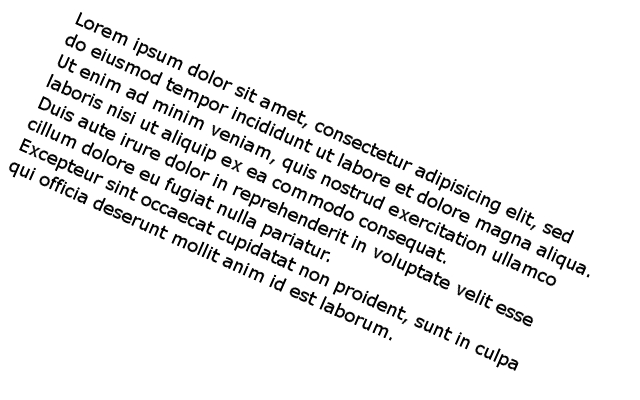
#> input picture skew2.png, 640 x 400 px
$ jupyter execute --allow-errors lineSplitting.ipynb   (Python 2 division)   (older library calls are emulated)
#> lines starting #> are read from the running program, lines starting #| are printed output that depends on the picture; after the words box and inside, x2 and y2 are one past the last pixel; in counts of white or black regions, pixels touching at a corner belong together; long printed decimals are rounded
This notebook shows pre-processing part of OCR recognition

[cell 1]
import cv2
import numpy as np
from matplotlib import pyplot as plt
import argparse
from PIL import Image
from PIL import ImageFilter
from pylab import *

First step is to insert image

#> (a cell that did not finish here is left out)

[cell 3]
kernel1 = np.array([[-1,-1,-1],[2, 2, 2],[-1, -1, -1]])
#> kernel1 = [[-1, -1, -1], [2, 2, 2], [-1, -1, -1]]
kernel2 = np.array([[-1, 2,-1],[-1, 2, -1],[-1, 2, -1]])
kernel3 = np.array([[2,-1,-1],[-1, 2, -1],[-1, -1, 2]])
kernel4 = np.array([[-1,-1,2],[-1, 2, -1],[2, -1, -1]])

#> (a cell that did not finish here is left out)

[cell 5]
#http://www.pyimagesearch.com/2017/02/20/text-skew-correction-opencv-python/
image = cv2.imread("./skew2.png")
#> image is the input picture: shape (400, 640, 3); min 0, max 255, mean 237.7
#image = cv2.imread("C:\Users\Franjo\Documents\FER\DOAS\DOAS - Projekt\cover.png")

[cell 6]
plt.imshow(image,"gray")
plt.show()

DENOISINT IMAGE

http://docs.opencv.org/3.0-beta/modules/photo/doc/denoising.html

[cell 7]
#Funkcija kao ulaz uzima grayscale sliku a kao izlaz daje grayscale slike
def denoise(image):
    #Parametri funkcije su ulazna slike, h=3 - regulira snagu filtra, velicina prozora,
    # te velicina search prozora - Size in pixels of the window that is used to compute weighted average for given pixel.
    #Should be odd. Affect performance linearly: greater searchWindowsSize - greater denoising time.
    #Recommended value 21 pixels
    output=cv2.fastNlMeansDenoising(image,3,7,21)
    return output

BINARISATION

[cell 8]
def binarize(img):
    # convert the image to grayscale and flip the foreground
    # and background to ensure foreground is now "white" and
    # the background is "black"
    gray = cv2.cvtColor(img, cv2.COLOR_BGR2GRAY)
    gray = cv2.bitwise_not(gray)
    #http://docs.opencv.org/3.1.0/d5/daf/tutorial_py_histogram_equalization.html
    ##KORISTI SE LOKALNO IZJEDNACANJE HISTOGRAMA
    clahe = cv2.createCLAHE(clipLimit=2.0, tileGridSize=(8,8))
    cl1 = clahe.apply(gray)

    # threshold the image, setting all foreground pixels to
    # 255 and all background pixels to 0
    thresh = cv2.threshold(cl1, 0, 255,cv2.THRESH_BINARY + cv2.THRESH_OTSU)[1]
    return cl1,thresh

CALCULATING ANGLE

[cell 9]
# [20 lines left out: function calculateAngle, not called in this run]
#> (the rest of this cell did not finish here and is left out)

ROTATING IMAGE

[cell 10]
# rotate the image to deskew it
def rotateImage(image,angle):
    (h, w) = image.shape[:2]
    center = (w // 2, h // 2)
    M = cv2.getRotationMatrix2D(center, angle, 1.0)
    rotated = cv2.warpAffine(image, M, (w, h),flags=cv2.INTER_CUBIC, borderMode=cv2.BORDER_REPLICATE)
    return rotated

# [8 lines left out: function rotate, not called in this run]

#> (the rest of this cell did not finish here and is left out)

rotated2 = rotate(image)

LINE REMOVAL

[cell 11]
# [20 lines left out: function lineRemoval, not called in this run]

[cell 12]
#Funkcija uzima kao ulaz sliku
# [7 lines left out: function connectedComponents, not called in this run]

[cell 13]
#Funkcija za racunanje centra konture
# [5 lines left out: function getCenters, not called in this run]

# This is a contour detection for object detection

https://stackoverflow.com/questions/34389384/improve-contour-detection-with-opencv-python

[cell 14]
import numpy as np
import cv2
from matplotlib import pyplot as plt
from mpl_toolkits.axes_grid1 import ImageGrid
import math
from pylab import array, plot, show, axis, arange, figure, uint8

import numpy as np
from skimage.io import imread
from skimage.filters import threshold_otsu
from skimage.transform import resize
import cPickle
from matplotlib import pyplot as plt
from skimage.morphology import closing, square
from skimage.measure import regionprops
from skimage import restoration
from skimage import measure
from skimage.color import label2rgb
import matplotlib.patches as mpatches

[cell 15]
#img = cv2.imread('./imposed.png')
#img = cv2.imread('./sceneembeddedtext.png')
img = cv2.imread('./image.png')
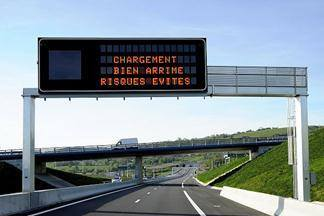
#> input picture image.png, 324 x 216 px
#> img is the input picture: shape (216, 324, 3); mean B, G, R 155, 147.2, 134.7
#img = cv2.resize(img, (0,0), fx=3, fy=3)
img = cv2.cvtColor(img, cv2.COLOR_BGR2RGB)
plt.imshow(img)
plt.show()

[cell 16]
def getTextCandidates(image):
    #binarize image
    gray, thresh = binarize(denoise(img))
    #get contours od the binary image
    _,contours, hierarchy = cv2.findContours(thresh,cv2.RETR_TREE,cv2.CHAIN_APPROX_TC89_KCOS)
    #sort contours by size - largest to smallest
    contours = sorted(contours, key=cv2.contourArea,reverse=True)
    #Calculate bounding boxes for contours
    bounding_boxes = []
    for c in contours:
        (x, y, w, h) = cv2.boundingRect(c)
        bounding_boxes.append([x, y, w, h])
    #Return bounding boxes as a list of candidates
    return bounding_boxes

[cell 17]
#Prepocess
#Binarizacija slike
gray, thresh = binarize(denoise(img))
#> in binarize, `gray = cv2.cvtColor(img, cv2.COLOR_BGR2GRAY)`:
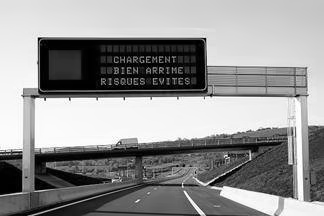
#> gray: shape (216, 324); min 0, max 255, mean 148.1
#> in binarize, `cl1 = clahe.apply(gray)`:
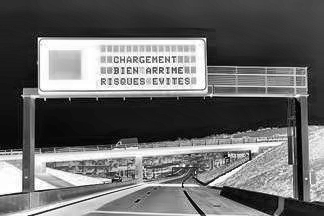
#> cl1: shape (216, 324); min 1, max 255, mean 104.8
#> in binarize, `thresh = cv2.threshold(cl1, 0, 255,cv2.THRESH_BINARY + cv2.THRESH_OTSU..`:
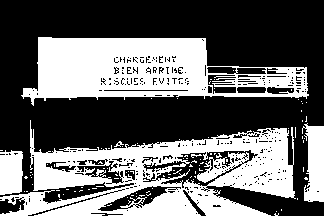
#> thresh: shape (216, 324); 39.9% white; 102 white regions (96 under 20 px)
#Dilatacija slike
#kernel = cv2.getStructuringElement(cv2.MORPH_CROSS, (3,3))
#dilated = cv2.dilate(thresh, kernel, iterations=9)
# Find contours
_,contours, hierarchy = cv2.findContours(thresh,cv2.RETR_TREE,cv2.CHAIN_APPROX_TC89_KCOS)
#> contours = 542 contours, 512 with area under 20; largest, box (x1, y1, x2, y2) and area: (0, 120, 296, 216) 16686, (21, 37, 309, 106) 12957, (156, 150, 259, 188) 1435, (302, 123, 324, 202) 1237, (0, 150, 23, 195) 894
#print len(cv2.findContours(thresh,cv2.RETR_TREE,cv2.CHAIN_APPROX_SIMPLE))
contours = sorted(contours, key=cv2.contourArea,reverse=True)

#listindex=[i for i in range(len(perimeters)) if perimeters[i]>perimeters[0]/2]
#> (the rest of this cell did not finish here and is left out)

[cell 18]
imgcont2=img.copy()
bounding_boxes = []
candidates = []
#Kandidati za klasifikaciju
for c in contours:
    (x, y, w, h) = cv2.boundingRect(c)
    bounding_boxes.append([x, y, w, h])
    cv2.rectangle(imgcont2,(x,y),(x+w,y+h),(255,0,0),2)
    #candidates.append(np.resize(imgcont2[x:x+w,y:y+h], (30,30)))
    candidates.append(img[x:x+w,y:y+h])
#> this loop made 542 passes
#> (x, y, w, h) on passes 1 to 3: (0, 120, 296, 96), (21, 37, 288, 69), (156, 150, 103, 38)
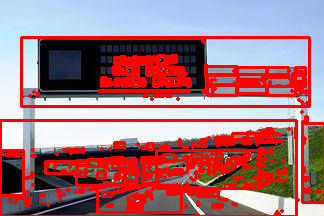
#> imgcont2: shape (216, 324, 3); mean R, G, B 172.2, 117.2, 125.6
#> after the loop, bounding_boxes = 542 items, first 6: [0, 120, 296, 96], [21, 37, 288, 69], [156, 150, 103, 38], [302, 123, 22, 79], [0, 150, 23, 45], [97, 185, 84, 27]; candidates = 542 items
print len(candidates)
#| 542
"""
for i,candidate in enumerate(candidates):
    if i==0:
        samples = resize(candidate,(30,30))
        i+=1
    elif i==1:
        roismall = resize(candidate,(30,30))
        samples = np.concatenate((samples[None,:,:], roismall[None,:,:]), axis=0)
        i+=1
    else:
        roismall = resize(candidate,(30,30))
        samples = np.concatenate((samples[:,:,:], roismall[None,:,:]), axis=0)
"""
#flattened = samples.reshape((samples.shape[0], -1))
#plt.figure(figsize=(200,200))
test = candidates[299]
#> test = empty array
print test.shape
#| (0, 1, 3)
#> (the rest of this cell did not finish here and is left out)

#https://stackoverflow.com/questions/19363293/whats-the-fastest-way-to-increase-color-image-contrast-with-opencv-in-python-c
# Image data
image = cv2.imread('imgur.png',0) # load as 1-channel 8bit grayscale
cv2.imshow('image',image)
maxIntensity = 255.0 # depends on dtype of image data
x = arange(maxIntensity)

# Parameters for manipulating image data
phi = 1
theta = 1

# Increase intensity such that
# dark pixels become much brighter,
# bright pixels become slightly bright
newImage0 = (maxIntensity/phi)*(image/(maxIntensity/theta))**0.5
newImage0 = array(newImage0,dtype=uint8)

cv2.imshow('newImage0',newImage0)
cv2.imwrite('newImage0.jpg',newImage0)

[cell 19]
cv_size = lambda img: tuple(img.shape[1::-1])

[cell 20]
img2=gray.copy()
imgcont4=img.copy()
# [10 lines of commented-out code are left out]
plt.imshow(img2,'gray')
plt.show()
plt.imshow(thresh,'gray')
plt.show()
coordinates = []
size = cv_size(img)
#> size = (324, 216)
#Labeling image
label_image = measure.label(thresh,8)
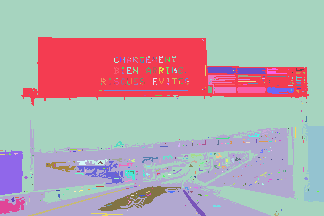
#> label_image: shape (216, 324) int64; 413 distinct labels, from 1 to 413; one colour per label, 0 black
#Create bounding box arounf every candidate - not working ?!?!?!?
for region in regionprops(label_image):
    #print region.filled_area
    if region.filled_area > 1 and region.filled_area <20:
        minr, minc, maxr, maxc = region.bbox
        margin = 3
        minr, minc, maxr, maxc = minr-margin, minc-margin, maxr+margin, maxc+margin
        coordinates.append(region.bbox)
#> this loop made 413 passes
#> (minr, minc, maxr, maxc) on passes 3, 4, 5, 6, 7, 8, 9, 11, 12, 13, 14, 15: (36, 199, 44, 207), (53, 145, 61, 153), (53, 156, 66, 166), (53, 169, 61, 179), (54, 113, 61, 121), (54, 117, 65, 125), (54, 120, 66, 128), (54, 130, 66, 141), (54, 132, 62, 141), (54, 137, 61, 147), (54, 143, 66, 152), (54, 150, 63, 158)

for coord in coordinates:
    (y, x, h, w) = coord
    cv2.rectangle(imgcont4,(x,y),(w,h),(255,0,0),2)
#> this loop made 236 passes
#> coord on passes 1 to 3: (39, 202, 41, 204), (56, 148, 58, 150), (56, 159, 63, 163)
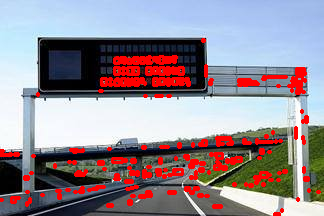
#> imgcont4: shape (216, 324, 3); mean R, G, B 149.9, 139, 147.3
plt.imshow(imgcont4)
plt.show()
plt.imshow(label_image,'gray')
plt.show()

# OVO JE OD OVOG FRAJERA
https://github.com/FraPochetti/ImageTextRecognition

[cell 21]
import numpy as np
from skimage.io import imread
from skimage.filters import threshold_otsu
from skimage.transform import resize
import cPickle
from matplotlib import pyplot as plt
from skimage.morphology import closing, square
from skimage.measure import regionprops
from skimage import restoration
from skimage import measure
from skimage.color import label2rgb
import matplotlib.patches as mpatches

[cell 22]
image2 = restoration.denoise_tv_chambolle(gray, weight=0.1)
thresh2 = threshold_otsu(image2)
print thresh2
#| 0.445
image2 = np.array(image2)
#image2[image2>thresh2]=255
image2[image2<=thresh2]=0
#print thresh2*255
plt.imshow(image2,"gray")
plt.show()
#bw = closing(image2 > thresh2, square(2))
image2 = cv2.normalize(image2, image2, alpha=100, beta=200, norm_type=cv2.NORM_MINMAX)
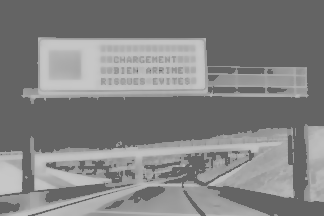
#> image2: shape (216, 324) float64; min 100, max 200, mean 130.9
plt.imshow(image2,"gray")
plt.show()

[cell 23]
imgcont3 = img.copy()
ides=getTextCandidates(image2)
#> the loop in getTextCandidates, `for c in contours:` made 542 passes
#> c on passes 18, 28, 32: [[238, 74], [247, 74], [261, 76], [238, 78]], [[165, 67], [169, 67], [169, 73], [166, 73]], [[171, 78], [177, 78], [174, 84]]
for c in ides:
    (x, y, w, h) = c
    cv2.rectangle(imgcont3,(x,y),(x+w,y+h),(255,0,0),2)
#> this loop made 542 passes
plt.imshow(imgcont3)
plt.show()

[cell 24]
imgcont4 = img.copy()
label_image = measure.label(image2)
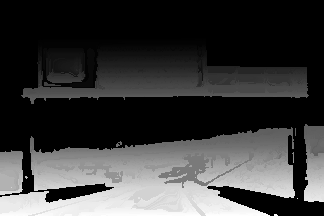
#> label_image: shape (216, 324) int64; min 1, max 12030, mean 2808.2; drawn with min black and max white
borders = np.logical_xor(image2, image2)
#> borders: shape (216, 324) bool; every value is 0
label_image[borders] = -1
plt.imshow(label_image,"gray")
plt.show()

coordinates = []
i=0

for region in regionprops(label_image):
    if region.area > 10:
        minr, minc, maxr, maxc = region.bbox
        margin = 3
        minr, minc, maxr, maxc = minr-margin, minc-margin, maxr+margin, maxc+margin
    coordinates.append(region.bbox)

for coord in coordinates:
    (y, x, h, w) = coord
    cv2.rectangle(imgcont4,(x,y),(x+w,y+h),(255,0,0),2)
#> this loop made 12030 passes
#> coord on passes 1 to 3: (0, 0, 216, 324), (37, 38, 38, 39), (37, 39, 38, 40)
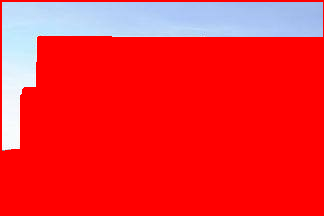
#> imgcont4: shape (216, 324, 3); mean R, G, B 241.7, 43.1, 49.6
plt.imshow(imgcont4)
plt.show()
#"""
